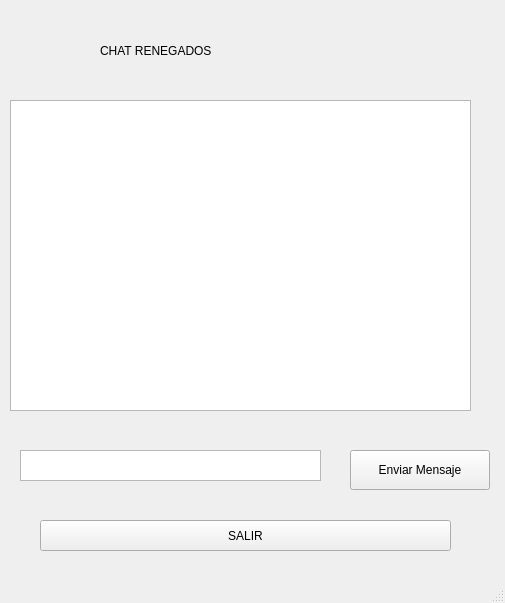
<?xml version="1.0" encoding="UTF-8"?>
<ui version="4.0">
 <class>MainWindow</class>
 <widget class="QMainWindow" name="MainWindow">
  <property name="geometry">
   <rect>
    <x>0</x>
    <y>0</y>
    <width>505</width>
    <height>603</height>
   </rect>
  </property>
  <property name="windowTitle">
   <string>MainWindow</string>
  </property>
  <widget class="QWidget" name="centralwidget">
   <widget class="QTextBrowser" name="textBrowser">
    <property name="geometry">
     <rect>
      <x>10</x>
      <y>100</y>
      <width>461</width>
      <height>311</height>
     </rect>
    </property>
   </widget>
   <widget class="QPushButton" name="pushButton">
    <property name="geometry">
     <rect>
      <x>350</x>
      <y>450</y>
      <width>140</width>
      <height>40</height>
     </rect>
    </property>
    <property name="text">
     <string>Enviar Mensaje</string>
    </property>
   </widget>
   <widget class="QLabel" name="label">
    <property name="geometry">
     <rect>
      <x>100</x>
      <y>30</y>
      <width>341</width>
      <height>41</height>
     </rect>
    </property>
    <property name="styleSheet">
     <string notr="true">font: 24pt &quot;Sans Serif&quot;;</string>
    </property>
    <property name="text">
     <string>CHAT RENEGADOS</string>
    </property>
   </widget>
   <widget class="QTextEdit" name="textEdit">
    <property name="geometry">
     <rect>
      <x>20</x>
      <y>450</y>
      <width>301</width>
      <height>31</height>
     </rect>
    </property>
   </widget>
   <widget class="QPushButton" name="pushButton_2">
    <property name="geometry">
     <rect>
      <x>40</x>
      <y>520</y>
      <width>411</width>
      <height>31</height>
     </rect>
    </property>
    <property name="text">
     <string>SALIR</string>
    </property>
   </widget>
  </widget>
  <widget class="QMenuBar" name="menubar">
   <property name="geometry">
    <rect>
     <x>0</x>
     <y>0</y>
     <width>505</width>
     <height>20</height>
    </rect>
   </property>
  </widget>
  <widget class="QStatusBar" name="statusbar"/>
 </widget>
 <resources/>
 <connections/>
</ui>
